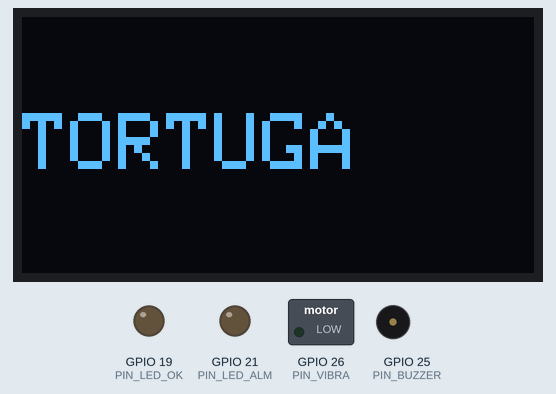
This sketch was run on a simulated ESP32. On the bench: 128×64 one-colour display, switched loads named in the sketch (green lamp = pin HIGH), output pins drawn as LEDs (lit = HIGH), buzzer (waves = sounding, pin HIGH). The OLED is the two-colour kind (top 16 rows yellow); WiFi joins after 1.5 s; servers stay silent unless stated; what the sketch prints to the serial monitor is not drawn.

Above: at 0.1 s.
At 1.7 s:
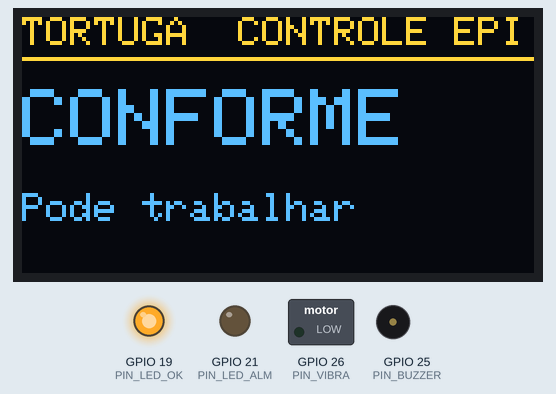

Measured:
- what the display in image 1 shows lasts 30.0 s, from 1.7 s to 31.7 s

The sketch:

tortuga_esp32_wifi_fixo.ino
```cpp
/*
 * tortuga_esp32.ino — Nó de borda do cinto (Fase 3) · Projeto Tortuga
 * Challenge SPI 2026 · FIAP × SPI
 *
 * >>> BACKUP: versão com Wi-Fi FIXO (a que funcionou na demonstração). <<<
 * Para usar: abra no Arduino IDE, ajuste WIFI_SSID/WIFI_PASS, compile e suba.
 * (A versão atual do projeto usa portal WiFiManager em vez de credenciais fixas.)
 *
 * O servidor faz POST HTTP para  http://<ip-do-esp>/status  com:
 *   { "status":"VIOLACAO"|"CONFORME", "severity":"critica"|"alta"|"informativa",
 *     "message":"Capacete necessario", "epi":"Capacete" }
 *
 * OLED + LED verde/vermelho + buzzer + vibração. Tudo não-bloqueante (millis).
 * Compatível com o core esp32 2.x e 3.x (API do LEDC tratada com #if).
 *
 * Bibliotecas: "Adafruit SSD1306", "Adafruit GFX", "ArduinoJson" (6.x).
 * Placa: ESP32 Dev Module.
 *
 * Ligações (mapa real do cinto):
 *   OLED  SDA->GPIO18  SCL->GPIO22  VCC->3V3  GND->GND (endereço 0x3C)
 *   LED verde -> GPIO19 | LED vermelho -> GPIO21
 *   Buzzer -> GPIO25 (passivo) | Vibração -> GPIO26
 */

#include <WiFi.h>
#include <WebServer.h>
#include "esp_wifi.h"          // economia de energia (modem-sleep)
#include <ArduinoJson.h>
#include <Wire.h>
#include <Adafruit_GFX.h>
#include <Adafruit_SSD1306.h>

// ── Wi-Fi (ATENÇÃO: nome sensível a maiúsculas — confira exatamente no iPhone) ──
const char* WIFI_SSID = "iPhone de Celso ";
const char* WIFI_PASS = "tortuga1234";

// ── Pinos (mapa REAL do cinto — confirmado pelo firmware do autor do hardware) ──
const int PIN_LED_OK   = 19;    // LED verde
const int PIN_LED_ALM  = 21;    // LED vermelho
const int PIN_BUZZER   = 25;    // buzzer passivo
const int PIN_VIBRA    = 26;    // motor de vibração
const int OLED_SDA     = 18;    // OLED I2C SDA
const int OLED_SCL     = 22;    // OLED I2C SCL
const int BUZZER_CH    = 0;     // canal LEDC (usado só no core 2.x)

// ── LEDC muda de API entre o core 2.x e 3.x — este bloco suporta os dois ──
#if ESP_ARDUINO_VERSION_MAJOR >= 3
  #define BUZZER_BEGIN()  ledcAttach(PIN_BUZZER, 2000, 8)
  #define BUZZER_TONE(f)  ledcWriteTone(PIN_BUZZER, (f))
#else
  #define BUZZER_BEGIN()  do { ledcSetup(BUZZER_CH, 2000, 8); ledcAttachPin(PIN_BUZZER, BUZZER_CH); } while (0)
  #define BUZZER_TONE(f)  ledcWriteTone(BUZZER_CH, (f))
#endif

// ── OLED ────────────────────────────────────────────────
#define OLED_W 128
#define OLED_H 64
Adafruit_SSD1306 oled(OLED_W, OLED_H, &Wire, -1);

WebServer server(80);

// ── Estado atual do alerta ──────────────────────────────
// (prefixo SEV_ para não colidir com o símbolo 'OK' do ESP-IDF)
enum Sev { SEV_OK, SEV_INFO, SEV_ALTA, SEV_CRITICA };
volatile Sev   gSev = SEV_OK;
String         gMsg = "Tudo certo";
String         gEpi = "";
unsigned long  gLastBeep = 0, gLastBlink = 0, gLastVib = 0;
bool           gBlinkOn = false, gVibOn = false;
// ── economia de energia (Fase 4: 1–2 pilhas AA por turno de 8 h) ──
unsigned long  gStateSince = 0;            // quando o estado atual começou
bool           gOledOn = true;
const unsigned long OLED_IDLE_MS = 30000;  // apaga OLED após 30 s em CONFORME
const unsigned long ALERT_HOLD_MS = 7000;  // sem novo alerta por 7 s → volta ao verde

void oledWake() { if (!gOledOn) { oled.ssd1306_command(SSD1306_DISPLAYON); gOledOn = true; } }

// ─────────────────────────── helpers ───────────────────────────
Sev parseSev(const String& s, const String& status) {
  if (status == "CONFORME") return SEV_OK;
  if (s == "critica") return SEV_CRITICA;
  if (s == "alta")    return SEV_ALTA;
  return SEV_INFO;
}

void drawOled() {
  oled.clearDisplay();
  oled.setTextColor(SSD1306_WHITE);
  oled.setTextSize(1);
  oled.setCursor(0, 0);
  oled.println("TORTUGA  CONTROLE EPI");
  oled.drawLine(0, 10, 127, 10, SSD1306_WHITE);
  oled.setTextSize(2);
  oled.setCursor(0, 18);
  if (gSev == SEV_OK) {
    oled.println("CONFORME");
    oled.setTextSize(1);
    oled.setCursor(0, 44);
    oled.println("Pode trabalhar");
  } else {
    oled.println(gSev == SEV_CRITICA ? "CRITICO" : "ATENCAO");
    oled.setTextSize(1);
    oled.setCursor(0, 40);
    oled.println(gMsg.substring(0, 21));
    if (gEpi.length()) { oled.setCursor(0, 52); oled.print("EPI: "); oled.println(gEpi); }
  }
  oled.display();
}

void applyState() {
  gStateSince = millis();
  oledWake();                 // qualquer novo veredito acende o OLED
  digitalWrite(PIN_LED_OK, gSev == SEV_OK ? HIGH : LOW);
  if (gSev == SEV_OK) {
    digitalWrite(PIN_LED_ALM, LOW);
    BUZZER_TONE(0);
    digitalWrite(PIN_VIBRA, LOW);
    gVibOn = false; gBlinkOn = false;
  }
  drawOled();
}

// padrões não-bloqueantes por severidade
void tick() {
  unsigned long now = millis();
  if (gSev == SEV_OK || gSev == SEV_INFO) return;   // INFO não aciona campo

  int blinkMs = (gSev == SEV_CRITICA) ? 150 : 500;   // LED vermelho
  int beepMs  = (gSev == SEV_CRITICA) ? 400 : 1200;  // buzzer
  int toneHz  = (gSev == SEV_CRITICA) ? 2300 : 1500; // freq
  int vibOn   = (gSev == SEV_CRITICA) ? 600 : 250;   // vibração ligada
  int vibOff  = (gSev == SEV_CRITICA) ? 200 : 1500;  // vibração desligada

  if (now - gLastBlink >= (unsigned)blinkMs) {
    gLastBlink = now; gBlinkOn = !gBlinkOn;
    digitalWrite(PIN_LED_ALM, gBlinkOn ? HIGH : LOW);
  }
  if (now - gLastBeep >= (unsigned)beepMs) {
    gLastBeep = now;
    BUZZER_TONE(toneHz);
    delay(80);                       // bip curto
    BUZZER_TONE(0);
  }
  int vibPeriod = gVibOn ? vibOn : vibOff;
  if (now - gLastVib >= (unsigned)vibPeriod) {
    gLastVib = now; gVibOn = !gVibOn;
    digitalWrite(PIN_VIBRA, gVibOn ? HIGH : LOW);
  }
}

// ─────────────────────────── HTTP ───────────────────────────
void handleStatus() {
  if (server.method() != HTTP_POST) { server.send(405, "text/plain", "POST"); return; }
  StaticJsonDocument<256> doc;
  DeserializationError err = deserializeJson(doc, server.arg("plain"));
  if (err) { server.send(400, "application/json", "{\"ok\":false}"); return; }

  String status = doc["status"] | "VIOLACAO";
  String sev    = doc["severity"] | "alta";
  gMsg = String((const char*)(doc["message"] | "Atencao a seguranca"));
  gEpi = String((const char*)(doc["epi"] | ""));
  gSev = parseSev(sev, status);
  applyState();
  server.send(200, "application/json", "{\"ok\":true}");
}

void handleRoot() {
  server.send(200, "text/plain", "Tortuga ESP32 OK. POST /status");
}

void setup() {
  Serial.begin(115200);
  pinMode(PIN_LED_OK, OUTPUT);
  pinMode(PIN_LED_ALM, OUTPUT);
  pinMode(PIN_VIBRA, OUTPUT);
  BUZZER_BEGIN();

  Wire.begin(OLED_SDA, OLED_SCL);
  oled.begin(SSD1306_SWITCHCAPVCC, 0x3C);
  oled.clearDisplay();
  oled.setTextColor(SSD1306_WHITE);
  oled.setCursor(0, 24); oled.setTextSize(2);
  oled.println("TORTUGA"); oled.display();

  WiFi.begin(WIFI_SSID, WIFI_PASS);
  Serial.print("Conectando WiFi");
  while (WiFi.status() != WL_CONNECTED) { delay(400); Serial.print("."); }
  Serial.print("\nIP do ESP32: "); Serial.println(WiFi.localIP());

  esp_wifi_set_ps(WIFI_PS_MIN_MODEM);   // baixo consumo, mantém o push <1 s

  server.on("/", handleRoot);
  server.on("/status", handleStatus);
  server.begin();

  gSev = SEV_OK; applyState();          // inicia CONFORME (verde)
}

void loop() {
  server.handleClient();
  tick();
  // Auto-clear (push): sem novo alerta por ALERT_HOLD_MS, volta ao verde sozinho.
  if (gSev != SEV_OK && millis() - gStateSince > ALERT_HOLD_MS) {
    gSev = SEV_OK; applyState();
  }
  // Economia: após 30 s em CONFORME, apaga o OLED (o LED verde segue indicando).
  if (gSev == SEV_OK && gOledOn && millis() - gStateSince > OLED_IDLE_MS) {
    oled.ssd1306_command(SSD1306_DISPLAYOFF); gOledOn = false;
  }
}
```
